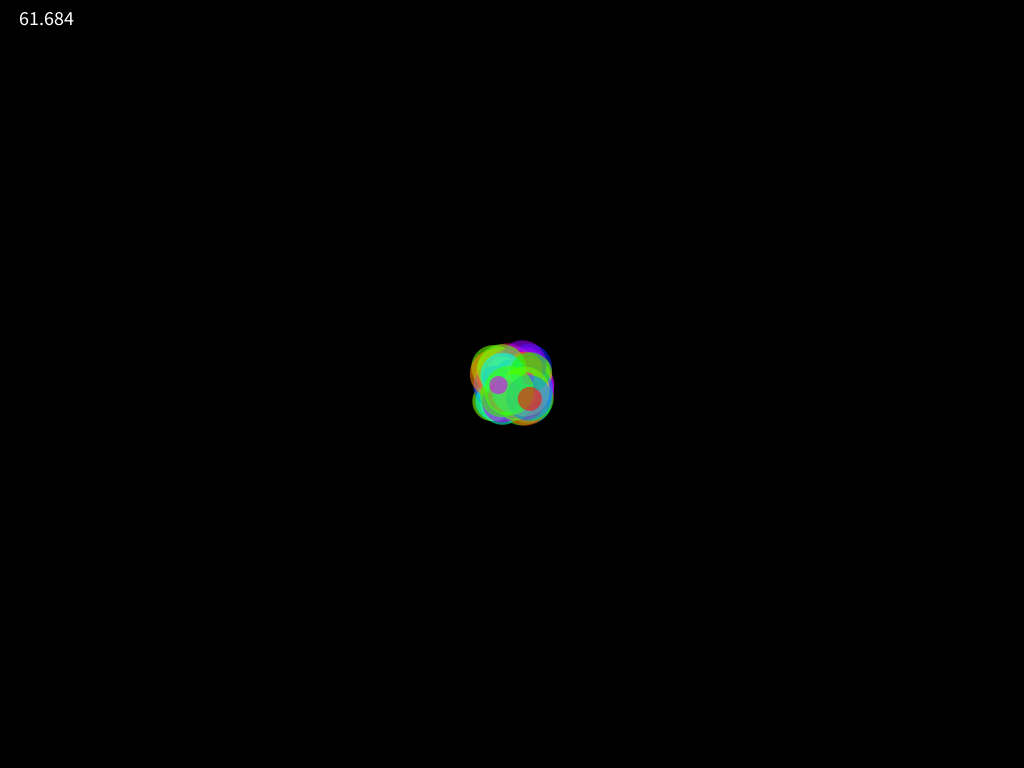
Frame 1 (no input)
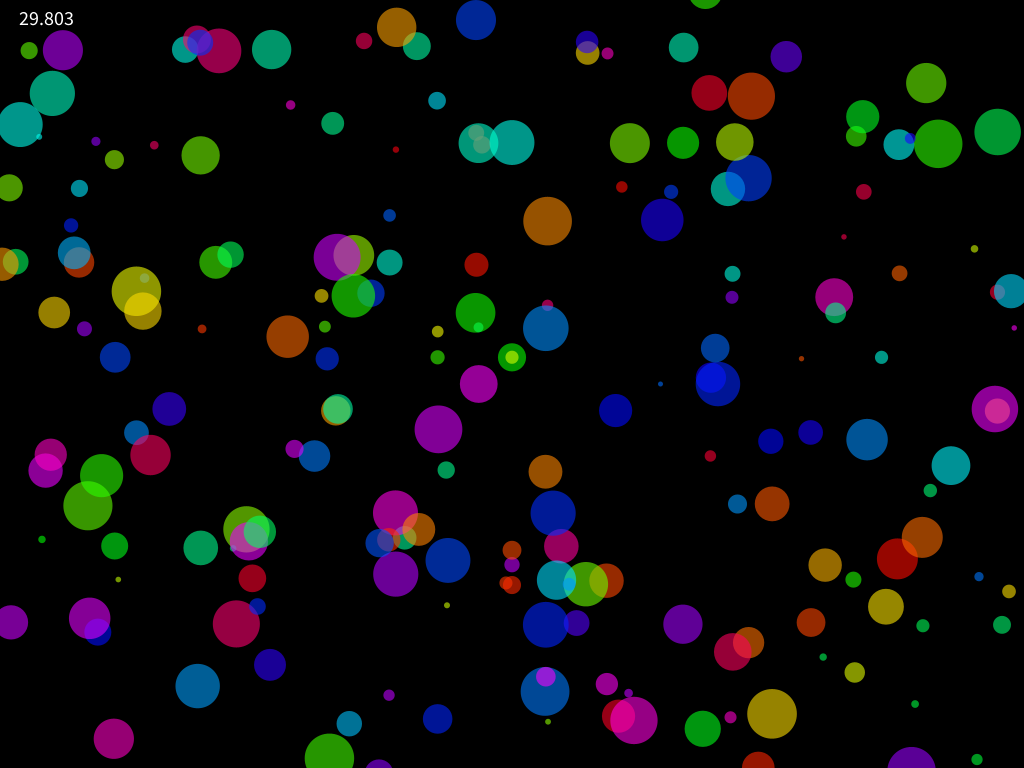
Frame 60 (the mouse pressed at the canvas centre just before this capture)
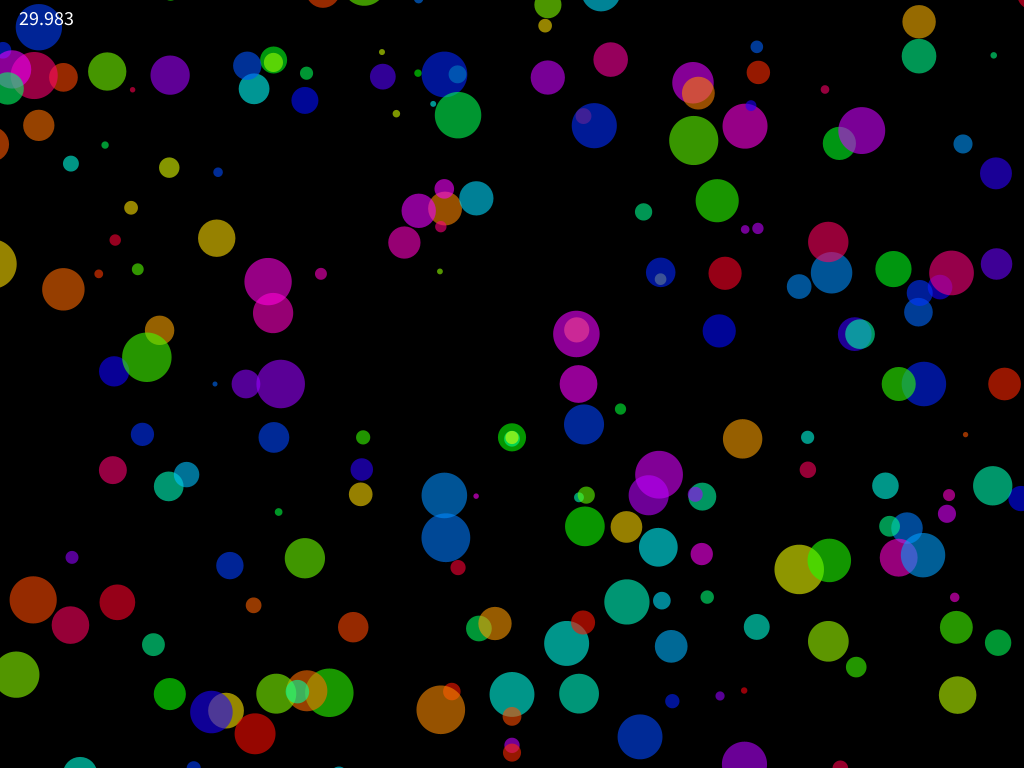
Frame 120 (the mouse held since frame 60 and released just before this capture)

The Processing sketch that drew these frames (run headless with seeded random() and noise(); from frame 60 on, the mouse is pressed at the canvas centre):

// Processing sketch: processing_classes_II
// ── processing_classes_II.pde
/*

IED Visual Communication Madrid

One Year Course of Digital Arts & Experience Design

PROCESSING

Author: Kike Ramírez

Date: 25/1/2017

Subject: OOP - Classes & Objects (II)

*/

// List of object of class "Circle"
ArrayList<Circle> circles;

// Number of circles in the sketch. Try to change it!
int numCircles = 200;

void setup() {

  // Set window size
  size(1024, 768);
  
  // Set frameRate
  frameRate(30);
  
  // Create a variable position to initialize Circle
  PVector position = new PVector(width/2, height/2);

  // We create an (empty!) list of objects of class "Circle"
  circles = new ArrayList<Circle>();
  
  // We add 'numCircles' objects of class "Circle" to the list
  for (int i = 0; i < numCircles; i++) {
  
    // We create a new Circle object and add it to 'circles' arrayList
    circles.add(new Circle(position));
  
  }
  
}


void draw(){

  // Clear background
  background(0);
  
  // Update & Display our circles  
  for (int i = 0; i < circles.size(); i++) {
  
    circles.get(i).update();
    circles.get(i).display();  
  
  }
  
  // Print framerate on screen (check your limits!)
  fill(255);
  textSize(20);
  text(frameRate, 15, 25);
  
}
// ── Circle.pde
/*

IED Visual Communication Madrid

One Year Course of Digital Arts & Experience Design

PROCESSING

Author: Kike Ramírez

Date: 25/1/2017

Subject: OOP - Classes & Objects

*/


// Class definition
class Circle {

  // Parameters of the class
  PVector position, speed;
  color colorCircle;
  float diameter, maxSpeed;
  
  // Class constructor
  Circle(PVector initPosition) {
  
    // Copy (get) initial position
    position = initPosition.copy();
    
    // Set maximum speed
    maxSpeed = 20;
    
    // Set vector speed randomly according to maxSpeed
    speed = new PVector(random(-maxSpeed, maxSpeed), random(-maxSpeed, maxSpeed));

    // Set a random full saturated & bright color with alpha for our circle 
    // Set colorMode to HSB 
    colorMode(HSB, 255, 255, 255);
    
    // Set colorcircle to a random 'hue' color with '150' for alpha value
    colorCircle = color(random(255), 255, 255, 150);
    
    // Set a random diameter
    diameter = random(5, 50);
  
  }
  
  
  // Update parameters of class
  void update() {
  
    // Update position according to speed (sum speed to position)
    position.add(speed);
    
    // Check border conditions
    if ((position.x <= 0) || (position.x >= width)) speed.x *= -1;
    if ((position.y <= 0) || (position.y >= height)) speed.y *= -1;
  
  }

  // Display our circle in screen
  void display() {
  
    // Fill with selected color
    fill(colorCircle);
    
    // No stroke
    noStroke();
    
    // Draw the circle
    ellipse(position.x, position.y, diameter, diameter);
  
  }  
  
}
